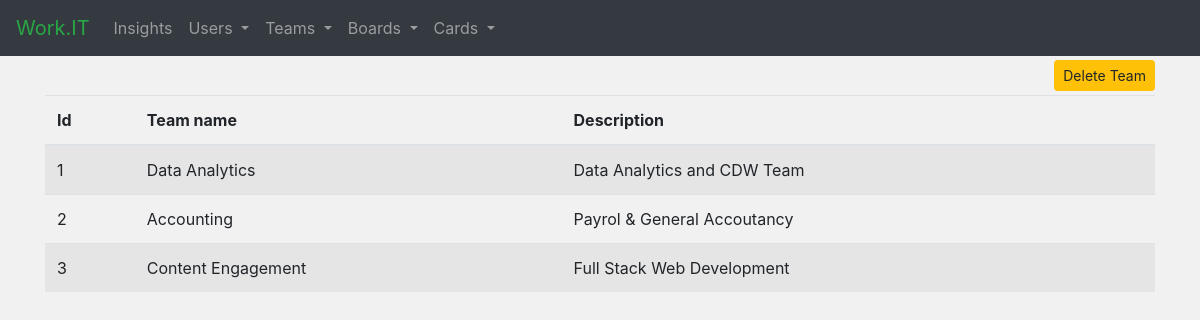
/team_list, run on an earlier commit of the app's database.
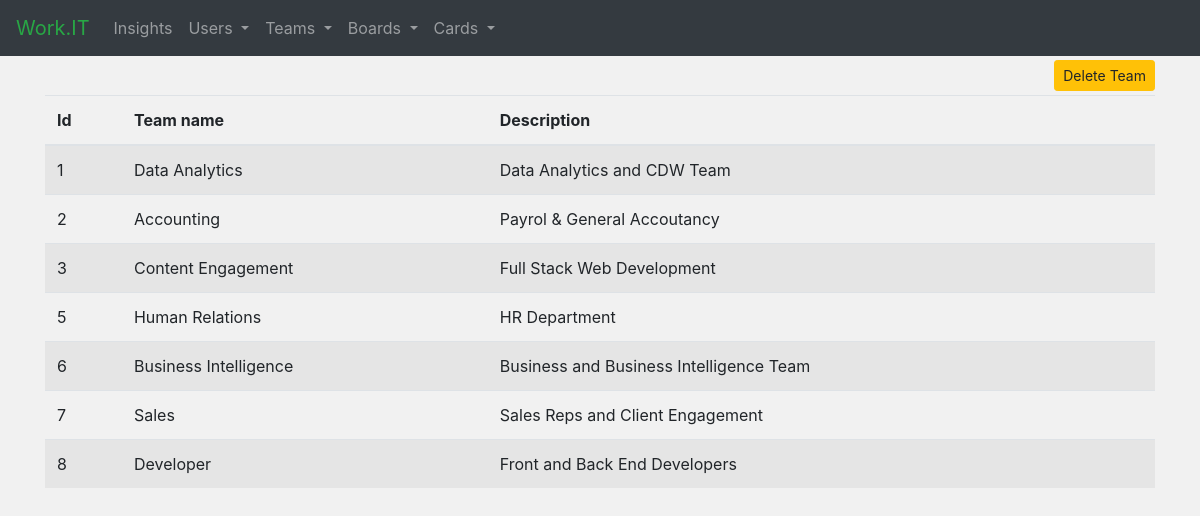
And on a later commit of the database.
### tables this page shows
CREATE TABLE team(id INTEGER PRIMARY KEY AUTOINCREMENT,name TEXT,description TEXT);

### app.py (the view)
@app.route('/team_list')
def team_list():
    users = get_users()
    teams = get_teams()
    return render_template('team_list.html', users=users, teams=teams)

### scripts.py (called while the page is built)
def get_teams():
    con_teams = sqlite3.connect("database.db")
    con_teams.row_factory = sqlite3.Row
    cur = con_teams.cursor()
    cur.execute("SELECT * FROM team")
    teams = cur.fetchall()
    con_teams.close()
    return teams

def get_users():
    con_users = sqlite3.connect("database.db")
    con_users.row_factory = sqlite3.Row
    cur = con_users.cursor()
    cur.execute("SELECT * FROM user")
    users = cur.fetchall()
    con_users.close()
    return users

### templates/team_list.html (shortened to what this page needs)
{% extends "base.html" %}
{% block head %}
    {{ super() }}
{% endblock %}
{% block content %}
    <div class="text-right mt-1 mb-1">
        <button type="button" class="btn btn-warning btn-sm" data-toggle="modal" data-target="#delete-team">
            Delete Team
        </button>
    </div>
    <table class="table table-striped">
        <thead>
        <tr>
            <th>Id</th>
            <th>Team name</th>
            <th>Description</th>
        </tr>
        </thead>
        <tbody>
        {% for team in teams %}
            <tr>
                <td>{{ team['id'] }}</td>
                <td>{{ team['name'] }}</td>
                <td>{{ team['description'] }}</td>
            </tr>
        {% endfor %}
        </tbody>
    </table>
{% endblock %}

What changed in the data, as far as the page shows it:
added team: id "5", name "Human Relations", description "HR Department"
added team: id "6", name "Business Intelligence", description "Business and Business Intelligence Team"
added team: id "7", name "Sales", description "Sales Reps and Client Engagement"
added team: id "8", name "Developer", description "Front and Back End Developers"
